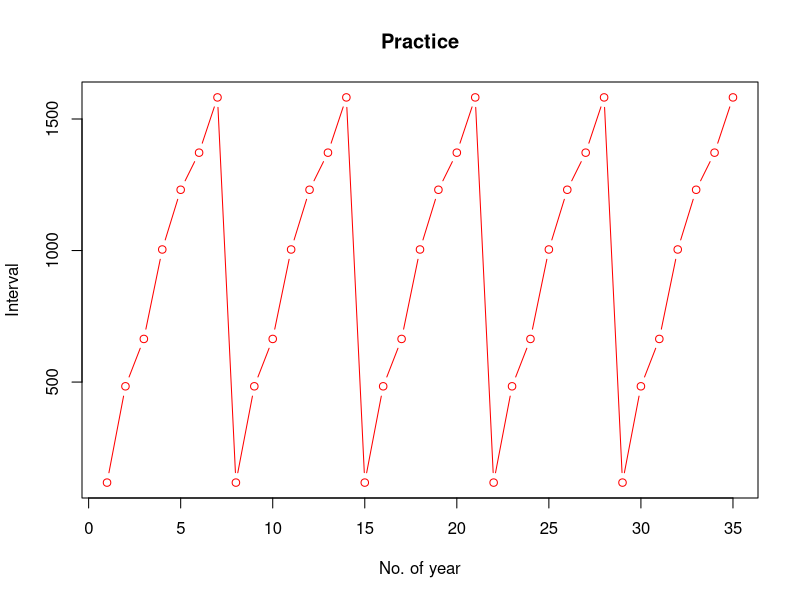
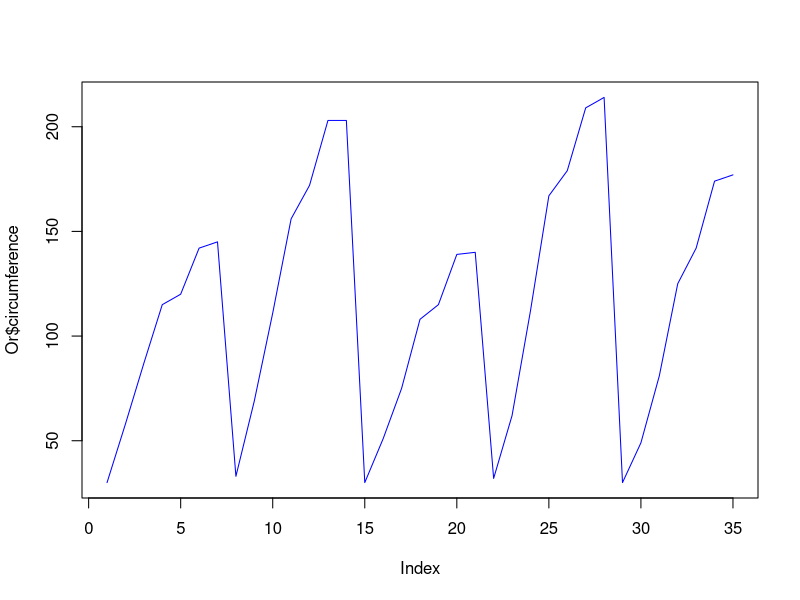
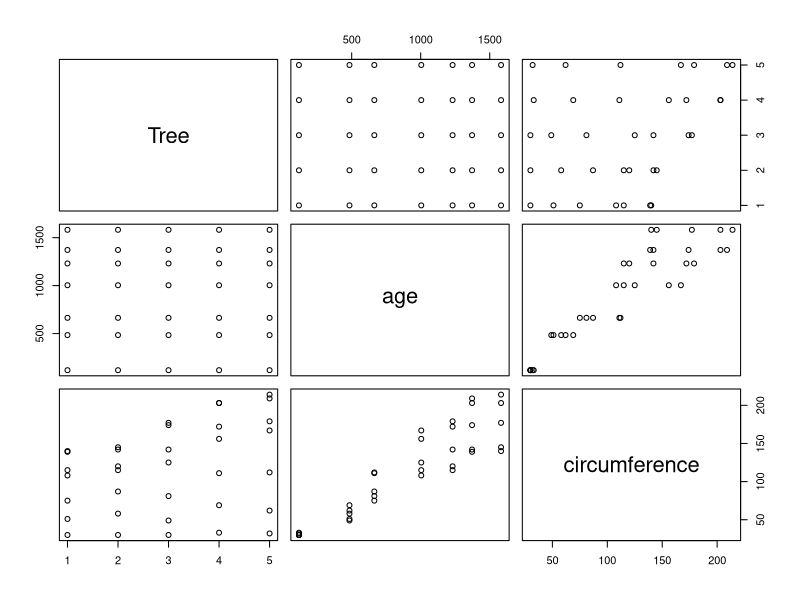

Generate these figures, in order, with R: (Note: this script raises an error after producing the figures.)
##Descriptive Statistics Practice Orange

Or<-datasets::Orange

head(Or)

head(Or$age)

tail(Or)

summary(Or$Tree)

summary(Or$age)

plot(Or$age, xlab = 'No. of year', ylab = 'Interval', main = 'Practice', type = 'b',
     col='red')

plot(Or$circumference, type = 'l', col='Blue')

plot(Or)

mean(Or$age)

median(Or$circumference)

##Measure of variance, Second Business momont Decision

var(Or$age)

sd(Or$age)

var(Or$circumference)

sd(Or$circumference)

skewness(Or$age)

skewness(Or$circumference)

kurtosis(Or$age)

kurtosis(Or$circumference)

##Visualization techniques

barplot(Or$age, col = 'red', horiz = 'T', axes = 'T')

barplot(Or$circumference, col='Blue')

boxplot(Or$age)

boxplot(Or$circumference)

boxplot.stats(Or$age)$out

boxplot.stats(Or$circumference)$out


hist(Or$age)

hist(Or$circumference, col='orange')

